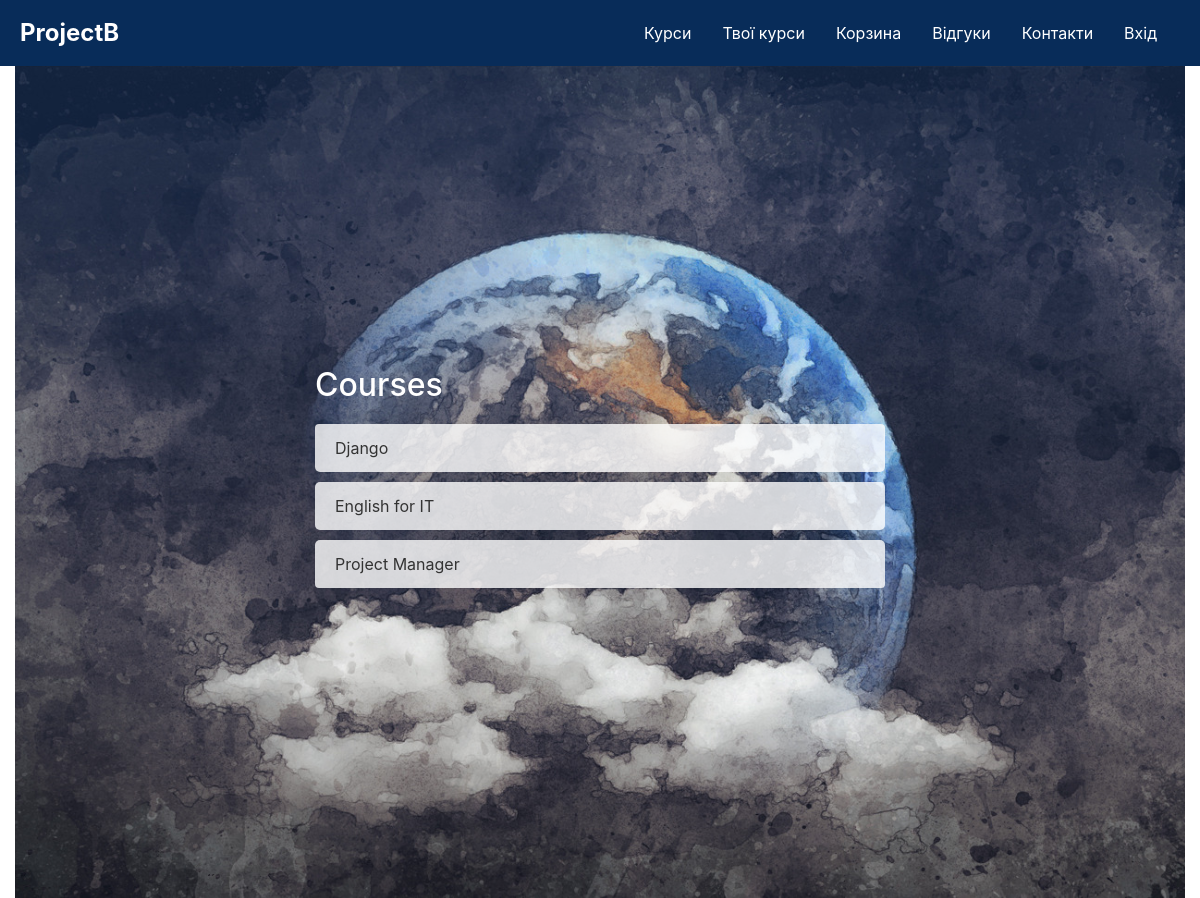
/courses/courses1/, run on the app's committed database.
### courses/models.py (models this page shows, shortened)
class Product(models.Model):
    title = models.CharField(max_length=200)
    description = models.TextField()
    price = models.DecimalField(max_digits=10, decimal_places=2, default=0)
    class Meta:
        abstract = True  # Встановлює, що це абстрактна модель, і вона не буде створена як окрема таблиця в базі даних.

class Course(Product):
    teacher = models.ForeignKey(
        User,
        limit_choices_to={'groups__name': 'Teachers'},
        on_delete=models.SET_NULL,
        null=True,
        blank=True
    )
    duration = models.PositiveIntegerField()

### courses/views.py (the view)
# urls.py: path('courses1/', views.course_list, name='course_list'),
def course_list(request):
    courses = Course.objects.all()
    return render(request, 'courses/course_list.html', {'courses': courses})

### courses/templates/courses/course_list.html (shortened to what this page needs)
{% extends 'base.html' %}
{% load static %}
{% block content %}
<div class="courses-container">
    <h2>Courses</h2>
    <div class="list-group">
        {% for course in courses %}
            <a href="{% url 'course_detail' course.id %}" class="list-group-item list-group-item-action">
                {{ course.title }}
            </a>
        {% endfor %}
    </div>
</div>
{% endblock %}

### static/css/styles.css (style rules this page uses)
.courses-container { background-image: url('../images/contacts.jpg'); background-size: cover; background-position: center; padding: 300px; border-radius: 0px; color: #ffffff; }
.courses-container h2 { font-size: 2rem; margin-bottom: 20px; }
.list-group-item { background-color: rgba(255, 255, 255, 0.8); color: #333; margin-bottom: 10px; border: none; transition: background-color 0.3s ease; }
.list-group-item-action { border-radius: 5px; }
html, body { overflow-x: hidden; margin: 0; padding: 0; width: 100%; height: 100%; overflow-x: hidden; }

### data on the page
Course: title "Django"
Course: title "English for IT"
Course: title "Project Manager"
